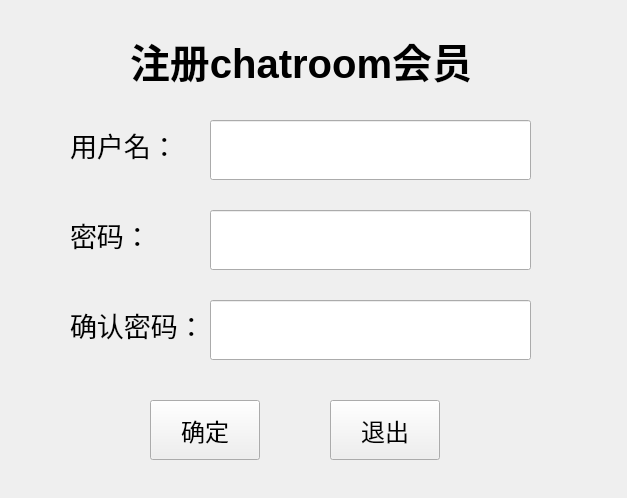
<?xml version="1.0" encoding="UTF-8"?>
<ui version="4.0">
 <class>SigninWindow</class>
 <widget class="QWidget" name="SigninWindow">
  <property name="geometry">
   <rect>
    <x>0</x>
    <y>0</y>
    <width>627</width>
    <height>498</height>
   </rect>
  </property>
  <property name="windowTitle">
   <string>Form</string>
  </property>
  <widget class="QPushButton" name="pushButton_Sure">
   <property name="geometry">
    <rect>
     <x>150</x>
     <y>400</y>
     <width>110</width>
     <height>60</height>
    </rect>
   </property>
   <property name="font">
    <font>
     <pointsize>18</pointsize>
    </font>
   </property>
   <property name="text">
    <string>确定</string>
   </property>
  </widget>
  <widget class="QLineEdit" name="lineEdit_UserName">
   <property name="geometry">
    <rect>
     <x>210</x>
     <y>120</y>
     <width>321</width>
     <height>60</height>
    </rect>
   </property>
   <property name="font">
    <font>
     <pointsize>20</pointsize>
    </font>
   </property>
  </widget>
  <widget class="QLabel" name="label_UserName">
   <property name="geometry">
    <rect>
     <x>70</x>
     <y>110</y>
     <width>160</width>
     <height>70</height>
    </rect>
   </property>
   <property name="font">
    <font>
     <pointsize>20</pointsize>
    </font>
   </property>
   <property name="text">
    <string>用户名：</string>
   </property>
  </widget>
  <widget class="QLabel" name="label_PassWord">
   <property name="geometry">
    <rect>
     <x>70</x>
     <y>200</y>
     <width>160</width>
     <height>70</height>
    </rect>
   </property>
   <property name="font">
    <font>
     <pointsize>20</pointsize>
    </font>
   </property>
   <property name="text">
    <string>密码：</string>
   </property>
  </widget>
  <widget class="QLineEdit" name="lineEdit_PassWord">
   <property name="geometry">
    <rect>
     <x>210</x>
     <y>210</y>
     <width>321</width>
     <height>60</height>
    </rect>
   </property>
   <property name="font">
    <font>
     <pointsize>20</pointsize>
    </font>
   </property>
   <property name="text">
    <string/>
   </property>
  </widget>
  <widget class="QLabel" name="label_Title">
   <property name="geometry">
    <rect>
     <x>130</x>
     <y>30</y>
     <width>361</width>
     <height>61</height>
    </rect>
   </property>
   <property name="font">
    <font>
     <pointsize>30</pointsize>
     <weight>75</weight>
     <bold>true</bold>
    </font>
   </property>
   <property name="text">
    <string>注册chatroom会员</string>
   </property>
  </widget>
  <widget class="QPushButton" name="pushButton_Exit">
   <property name="geometry">
    <rect>
     <x>330</x>
     <y>400</y>
     <width>110</width>
     <height>60</height>
    </rect>
   </property>
   <property name="font">
    <font>
     <pointsize>18</pointsize>
    </font>
   </property>
   <property name="text">
    <string>退出</string>
   </property>
  </widget>
  <widget class="QLineEdit" name="lineEdit_RePassWord">
   <property name="geometry">
    <rect>
     <x>210</x>
     <y>300</y>
     <width>321</width>
     <height>60</height>
    </rect>
   </property>
   <property name="font">
    <font>
     <pointsize>20</pointsize>
    </font>
   </property>
   <property name="text">
    <string/>
   </property>
  </widget>
  <widget class="QLabel" name="label_RePassWord">
   <property name="geometry">
    <rect>
     <x>70</x>
     <y>290</y>
     <width>160</width>
     <height>70</height>
    </rect>
   </property>
   <property name="font">
    <font>
     <pointsize>20</pointsize>
    </font>
   </property>
   <property name="text">
    <string>确认密码：</string>
   </property>
  </widget>
 </widget>
 <resources/>
 <connections/>
</ui>
